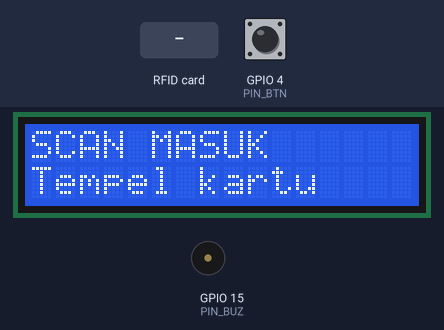
A sketch run on a simulated ESP32. On the bench: 16×2 character LCD, buzzer (waves = sounding, pin HIGH). The inputs (shaded band) are chosen by the test bench; at power-on: GPIO 4 (PIN_BTN) HIGH. WiFi joins after 1.5 s; servers stay silent unless stated; uploads are accepted with an empty reply; the local clock reads 2024-03-15 10:24:30 at power-on unless the sketch sets it.

Above: at 3.0 s.
3.1 s: RFID card 5E 7A 19 C4 held to the reader
At 4.9 s:
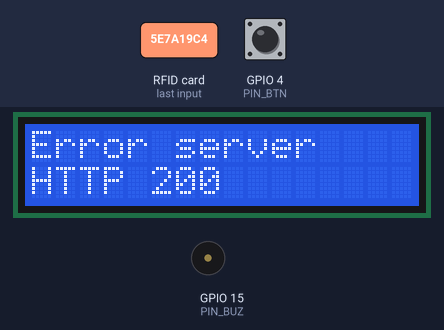
6.1 s: GPIO 4 (PIN_BTN) pulled LOW for 3.2 s
At 9.9 s:
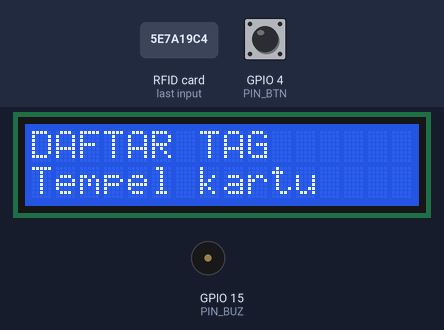
10.8 s: GPIO 4 (PIN_BTN) pulled LOW for 0.15 s
At 11.7 s:
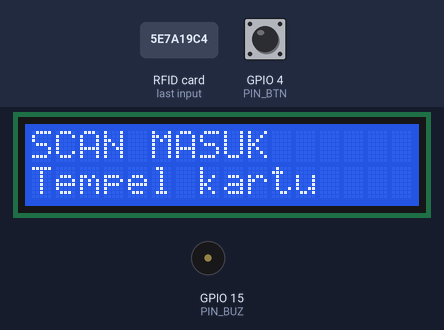
12.4 s: GPIO 4 (PIN_BTN) pulled LOW for 1 s
At 14.0 s:
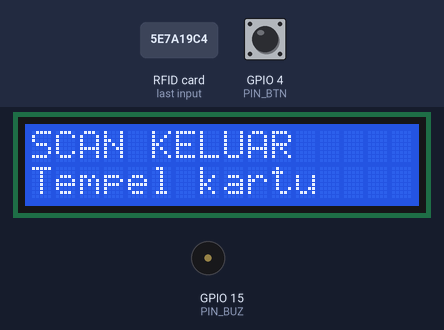
Timing chart, 0 to 15.5 s (numbered marks = the images above; inputs shaded):
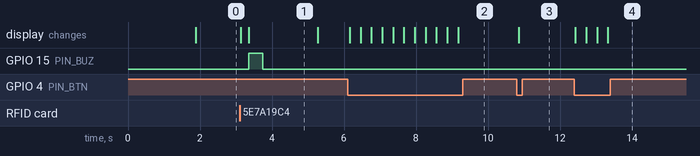

The sketch:

esp32-rfid.ino
```cpp
/*
 * MINETRACE — firmware referensi reader RFID (ESP32 + MFRC522 + LCD I2C 16x2)
 *
 * Mengikuti kontrak perangkat yang terkunci (lihat ApiRfidController):
 *   POST /api/rfid/login | /logout | /register   Body JSON {uid, stage?, event_id}
 *   POST /api/rfid/heartbeat                     Body JSON {firmware, uptime_s, rssi, free_heap, queued, device_time}
 *   Header: X-Device-Key, X-Event-Id, Content-Type: application/json
 * Respons: {status: success|failed, name, message} -> baris 1 & 2 LCD.
 *
 * Ketahanan: event_id unik per pembacaan (idempoten di server), antrean RAM bila jaringan putus
 * (dikirim ulang berurutan), jam dari NTP, watchdog, reconnect WiFi otomatis.
 * Pustaka: MFRC522 (miguelbalboa), LiquidCrystal_I2C, ArduinoJson 7.
 * STATUS: belum diuji pada perangkat keras dari repo ini — uji di meja dulu (lihat docs/INTEGRASI_PERANGKAT.md).
 */
#include <WiFi.h>
#include <WiFiClientSecure.h>
#include <HTTPClient.h>
#include <SPI.h>
#include <MFRC522.h>
#include <Wire.h>
#include <LiquidCrystal_I2C.h>
#include <ArduinoJson.h>
#include <esp_task_wdt.h>
#include <time.h>
#include "config.h"

#define FW_VERSION "1.0.0"
#define LCD_ADDR   0x27
#define QUEUE_MAX  20
#define HEARTBEAT_MS 30000UL
#define SAME_TAG_MS  2500UL   // abaikan tag yang sama di tempel-terus (server juga dedupe)

MFRC522 rfid(PIN_SS, PIN_RST);
LiquidCrystal_I2C lcd(LCD_ADDR, 16, 2);
WiFiClientSecure tls;

struct Pending { char uid[24]; char eventId[40]; uint8_t mode; bool used; };
Pending queue_[QUEUE_MAX];

uint8_t mode = DEFAULT_MODE;
String lastUid; unsigned long lastUidAt = 0, lastBeat = 0, lastBtn = 0;

const char* PATHS[] = {"/api/rfid/login", "/api/rfid/logout", "/api/rfid/register"};
const char* MODE_LABEL[] = {"SCAN MASUK", "SCAN KELUAR", "DAFTAR TAG"};

void show(const String& a, const String& b = "") {
  lcd.clear(); lcd.setCursor(0, 0); lcd.print(a.substring(0, 16));
  lcd.setCursor(0, 1); lcd.print(b.substring(0, 16));
}
void beep(int ms) { if (PIN_BUZ >= 0) { digitalWrite(PIN_BUZ, HIGH); delay(ms); digitalWrite(PIN_BUZ, LOW); } }
void idleScreen() { show(MODE_LABEL[mode], WiFi.status() == WL_CONNECTED ? "Tempel kartu" : "WiFi putus..."); }

void connectWifi() {
  if (WiFi.status() == WL_CONNECTED) return;
  WiFi.mode(WIFI_STA); WiFi.begin(WIFI_SSID, WIFI_PASSWORD);
  show("Menghubungkan", "WiFi...");
  for (int i = 0; i < 30 && WiFi.status() != WL_CONNECTED; i++) { delay(500); esp_task_wdt_reset(); }
  if (WiFi.status() == WL_CONNECTED) configTime(0, 0, "pool.ntp.org", "time.google.com");
}

String newEventId(const char* uid) {
  // unik antar-boot: MAC + epoch + hitung mikro; 8..64 karakter [A-Za-z0-9._:-]
  char buf[48]; snprintf(buf, sizeof(buf), "%s-%lu-%lu", uid, (unsigned long)time(nullptr), (unsigned long)micros());
  return String(buf);
}

bool post(const char* path, const String& body, const String& eventId, int& http, String& resp) {
  HTTPClient h;
  String url = String(API_BASE) + path;
  if (!h.begin(tls, url)) return false;
  h.setTimeout(6000);
  h.addHeader("Content-Type", "application/json");
  h.addHeader("Accept", "application/json");
  h.addHeader("X-Device-Key", DEVICE_KEY);
  if (eventId.length()) h.addHeader("X-Event-Id", eventId);
  http = h.POST(body);
  resp = http > 0 ? h.getString() : "";
  h.end();
  return http > 0;   // 4xx/5xx tetap "terkirim" (jawaban server); < 0 = kegagalan jaringan
}

void showResult(const String& resp, int http) {
  JsonDocument d;
  if (deserializeJson(d, resp)) { show("Error server", "HTTP " + String(http)); beep(400); return; }
  bool ok = String((const char*)(d["status"] | "")) == "success";
  show(String((const char*)(d["name"] | "")), String((const char*)(d["message"] | "")));
  ok ? beep(120) : (beep(150), delay(100), beep(150));
}

String bodyFor(const char* uid, const char* eventId) {
  JsonDocument d; d["uid"] = uid; d["event_id"] = eventId;
  if (strlen(STAGE_OVERRIDE)) d["stage"] = STAGE_OVERRIDE;
  String s; serializeJson(d, s); return s;
}

void enqueue(const char* uid, const char* eid, uint8_t m) {
  for (auto& q : queue_) if (!q.used) { strlcpy(q.uid, uid, sizeof(q.uid)); strlcpy(q.eventId, eid, sizeof(q.eventId)); q.mode = m; q.used = true; return; }
  show("Antrean penuh", "Scan ditolak"); beep(600);
}
int queued() { int n = 0; for (auto& q : queue_) n += q.used; return n; }

// Kirim ulang antrean (event_id sama => server idempoten, tidak ada checkpoint ganda).
void flushQueue() {
  for (auto& q : queue_) {
    if (!q.used) continue;
    int http = 0; String resp;
    if (!post(PATHS[q.mode], bodyFor(q.uid, q.eventId), q.eventId, http, resp)) return;  // masih offline
    q.used = false; esp_task_wdt_reset();
  }
}

void heartbeat() {
  JsonDocument d;
  d["firmware"] = FW_VERSION; d["uptime_s"] = (long)(millis() / 1000); d["rssi"] = WiFi.RSSI();
  d["free_heap"] = (long)ESP.getFreeHeap(); d["queued"] = queued(); d["device_time"] = (long)time(nullptr);
  String body; serializeJson(d, body);
  int http = 0; String resp;
  if (post("/api/rfid/heartbeat", body, "", http, resp) && http == 401) show("Kunci salah", "Cek DEVICE_KEY");
  if (http == 403) show("Perangkat mati", "Hubungi admin");
}

void handleCard(const String& uid) {
  show("Memproses...", uid.substring(0, 16));
  String eid = newEventId(uid.c_str());
  int http = 0; String resp;
  if (WiFi.status() == WL_CONNECTED && post(PATHS[mode], bodyFor(uid.c_str(), eid.c_str()), eid, http, resp)) {
    showResult(resp, http);
  } else if (mode == 2) {
    show("Offline", "Daftar butuh net"); beep(400);   // sesi registrasi hanya sah online
  } else {
    enqueue(uid.c_str(), eid.c_str(), mode); show("Offline", "Disimpan antrean"); beep(80);
  }
  delay(1500);
  idleScreen();
}

String readUid() {
  String s; for (byte i = 0; i < rfid.uid.size; i++) { if (rfid.uid.uidByte[i] < 0x10) s += "0"; s += String(rfid.uid.uidByte[i], HEX); }
  s.toUpperCase(); return s;
}

void setup() {
  Serial.begin(115200);
  pinMode(PIN_BTN, INPUT_PULLUP);
  if (PIN_BUZ >= 0) pinMode(PIN_BUZ, OUTPUT);
  Wire.begin(); lcd.init(); lcd.backlight();
  SPI.begin(); rfid.PCD_Init();
  show("MINETRACE", "FW " FW_VERSION);
#if ALLOW_INSECURE_TLS
  tls.setInsecure();
#else
  tls.setCACert(ROOT_CA);
#endif
  esp_task_wdt_config_t wdt = {.timeout_ms = 30000, .idle_core_mask = 0, .trigger_panic = true};
  esp_task_wdt_reconfigure(&wdt); esp_task_wdt_add(NULL);
  connectWifi(); heartbeat(); idleScreen();
}

void loop() {
  esp_task_wdt_reset();
  if (WiFi.status() != WL_CONNECTED) { connectWifi(); idleScreen(); }

  if (digitalRead(PIN_BTN) == LOW && millis() - lastBtn > 300) {
    lastBtn = millis(); mode = (mode + 1) % 3; idleScreen();
  }
  if (millis() - lastBeat > HEARTBEAT_MS) { lastBeat = millis(); heartbeat(); if (queued()) flushQueue(); }

  if (rfid.PICC_IsNewCardPresent() && rfid.PICC_ReadCardSerial()) {
    String uid = readUid(); rfid.PICC_HaltA(); rfid.PCD_StopCrypto1();
    if (uid != lastUid || millis() - lastUidAt > SAME_TAG_MS) { lastUid = uid; lastUidAt = millis(); handleCard(uid); }
  }
  delay(30);
}
```

config.example.h
```cpp
// Salin ke config.h lalu isi. config.h TIDAK di-commit (lihat .gitignore).
#pragma once

#define WIFI_SSID        "NAMA_WIFI"
#define WIFI_PASSWORD    "PASSWORD_WIFI"

// Basis URL server TANPA garis miring akhir. Produksi wajib https://
#define API_BASE         "https://mining-traceability.com"

// Kunci perangkat — tampil SEKALI saat reader dibuat di menu RFID → Perangkat (awalan mtr_)
#define DEVICE_KEY       "mtr_ISI_DARI_UI"

// Tahap (stage) hanya dikirim bila reader di UI tidak terikat tahap tertentu; kosongkan untuk memakai tahap reader.
#define STAGE_OVERRIDE   ""

// Arah awal: 0 = SCAN IN (/api/rfid/login), 1 = SCAN OUT (/api/rfid/logout), 2 = DAFTAR TAG (/api/rfid/register)
// Tombol MODE (GPIO 4) menggilir 0→1→2. Reader yang arahnya dikunci di server menolak arah yang salah.
#define DEFAULT_MODE     0

// TLS: tempel sertifikat CA akar server (PEM) di ROOT_CA. Ambil dengan:
//   openssl s_client -showcerts -connect mining-traceability.com:443 </dev/null
// (ambil sertifikat PALING AKHIR dalam rantai; untuk Let's Encrypt = ISRG Root X1).
// Hanya untuk uji lokal HTTP/self-signed: ALLOW_INSECURE_TLS 1 (JANGAN di produksi).
#define ALLOW_INSECURE_TLS 0
static const char ROOT_CA[] PROGMEM = R"EOF(
-----BEGIN CERTIFICATE-----
TEMPEL_SERTIFIKAT_CA_AKAR_DI_SINI
-----END CERTIFICATE-----
)EOF";

// Pin (ESP32 DevKit V1)
#define PIN_RST   27   // RC522 RST
#define PIN_SS     5   // RC522 SDA/SS
#define PIN_BTN    4   // tombol MODE ke GND (INPUT_PULLUP)
#define PIN_BUZ   15   // buzzer aktif (opsional, -1 = tanpa)
// SPI bawaan: SCK=18 MISO=19 MOSI=23. LCD I2C: SDA=21 SCL=22 (RST RC522 di GPIO 27 agar tidak bentrok).
```

Measured:
- after the input at 3.1 s, GPIO 15 (PIN_BUZ): LOW → HIGH after 0.25 s, → LOW 0.40 s later; the display: first changes at once (image 1 shows a later state)
- after the input at 6.1 s, the display: first changes after 0.06 s (image 2 shows a later state)
- after the input at 10.8 s, the display: changes after 0.06 s (image 3)
- after the input at 12.4 s, the display: changes at once (image 4)
- what the display in image 1 shows lasts 2.0 s, from 3.3 s to 5.3 s
